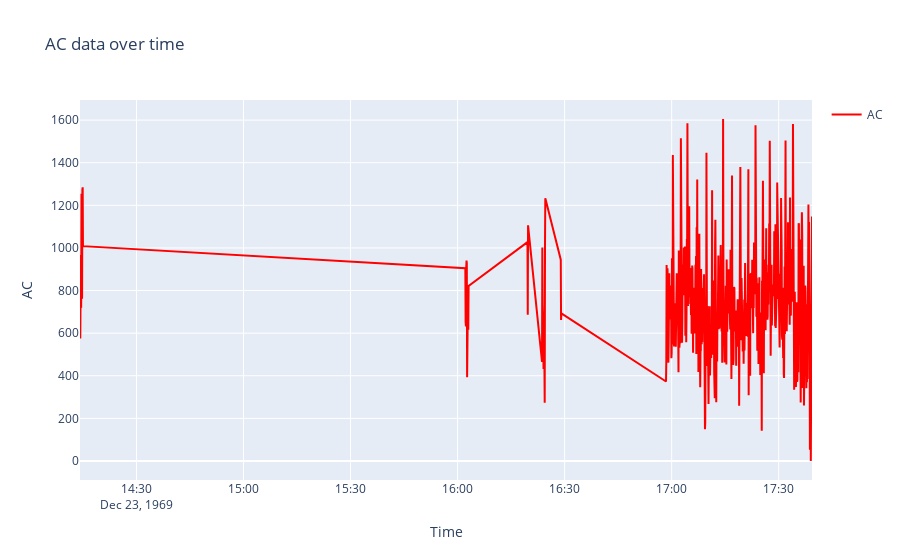

This figure's notebook cell:
### Code cell
# Make a line plot with plotly from the counts data frame with "dt_mod" as the x-variable, and "AC" as the y-variable.
fig = go.Figure()
fig.add_trace(go.Scatter(x=counts['dt_mod'], y=counts['AC'], mode='lines', name='AC', line=dict(color='red', width=2)))
fig.update_layout(title='AC data over time', xaxis_title='Time', yaxis_title='AC', showlegend=True)
fig.show()

### Figure 1 — Plotly figure (JSON) as saved in the notebook; plotly's stock layout.template omitted (floating-point values rounded to 4 significant figures; data arrays with more than 128 entries replaced by an {"elided": "..."} marker saying what was removed)
{"data": [{"line": {"color": "red", "width": 2}, "mode": "lines", "name": "AC", "type": "scatter", "x": {"elided": "533 str values"}, "y": {"elided": "533 float values"}}], "layout": {"showlegend": true, "title": {"text": "AC data over time"}, "xaxis": {"title": {"text": "Time"}}, "yaxis": {"title": {"text": "AC"}}}}
